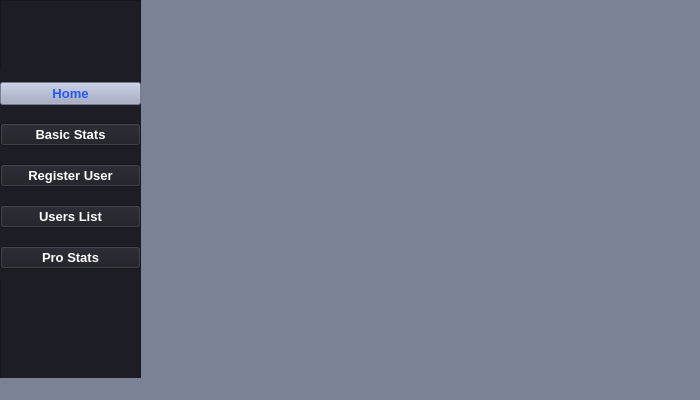
<?xml version="1.0" encoding="UTF-8"?>
<ui version="4.0">
 <class>MainWindow</class>
 <widget class="QMainWindow" name="MainWindow">
  <property name="geometry">
   <rect>
    <x>0</x>
    <y>0</y>
    <width>700</width>
    <height>400</height>
   </rect>
  </property>
  <property name="windowTitle">
   <string>MainWindow</string>
  </property>
  <property name="styleSheet">
   <string notr="true">background-color:#7B8295;</string>
  </property>
  <widget class="QWidget" name="centralwidget">
   <widget class="QFrame" name="frame">
    <property name="geometry">
     <rect>
      <x>0</x>
      <y>0</y>
      <width>141</width>
      <height>381</height>
     </rect>
    </property>
    <property name="styleSheet">
     <string notr="true">background-color: #1D1D25;</string>
    </property>
    <property name="frameShape">
     <enum>QFrame::StyledPanel</enum>
    </property>
    <property name="frameShadow">
     <enum>QFrame::Raised</enum>
    </property>
    <widget class="QWidget" name="gridLayoutWidget">
     <property name="geometry">
      <rect>
       <x>0</x>
       <y>70</y>
       <width>141</width>
       <height>211</height>
      </rect>
     </property>
     <layout class="QGridLayout" name="gridLayout">
      <item row="0" column="0">
       <widget class="QPushButton" name="home">
        <property name="font">
         <font>
          <pointsize>10</pointsize>
          <weight>75</weight>
          <bold>true</bold>
         </font>
        </property>
        <property name="styleSheet">
         <string notr="true">color: rgb(35, 86, 255);
background-color: #A1A8C2;</string>
        </property>
        <property name="text">
         <string>Home</string>
        </property>
       </widget>
      </item>
      <item row="4" column="0">
       <widget class="QPushButton" name="pro">
        <property name="font">
         <font>
          <pointsize>10</pointsize>
          <weight>75</weight>
          <bold>true</bold>
         </font>
        </property>
        <property name="styleSheet">
         <string notr="true">color: #fff;</string>
        </property>
        <property name="text">
         <string>Pro Stats</string>
        </property>
       </widget>
      </item>
      <item row="3" column="0">
       <widget class="QPushButton" name="users_list">
        <property name="font">
         <font>
          <pointsize>10</pointsize>
          <weight>75</weight>
          <bold>true</bold>
         </font>
        </property>
        <property name="styleSheet">
         <string notr="true">color: #fff;</string>
        </property>
        <property name="text">
         <string>Users List</string>
        </property>
       </widget>
      </item>
      <item row="1" column="0">
       <widget class="QPushButton" name="stats">
        <property name="font">
         <font>
          <pointsize>10</pointsize>
          <weight>75</weight>
          <bold>true</bold>
         </font>
        </property>
        <property name="styleSheet">
         <string notr="true">color: #fff;</string>
        </property>
        <property name="text">
         <string>Basic Stats</string>
        </property>
       </widget>
      </item>
      <item row="2" column="0">
       <widget class="QPushButton" name="register_2">
        <property name="font">
         <font>
          <pointsize>10</pointsize>
          <weight>75</weight>
          <bold>true</bold>
         </font>
        </property>
        <property name="styleSheet">
         <string notr="true">color: #fff;</string>
        </property>
        <property name="text">
         <string>Register User</string>
        </property>
       </widget>
      </item>
     </layout>
    </widget>
   </widget>
   <widget class="QLabel" name="frameVideo">
    <property name="geometry">
     <rect>
      <x>160</x>
      <y>20</y>
      <width>500</width>
      <height>330</height>
     </rect>
    </property>
    <property name="text">
     <string/>
    </property>
   </widget>
  </widget>
  <widget class="QMenuBar" name="menubar">
   <property name="geometry">
    <rect>
     <x>0</x>
     <y>0</y>
     <width>700</width>
     <height>26</height>
    </rect>
   </property>
  </widget>
  <widget class="QStatusBar" name="statusbar"/>
 </widget>
 <resources/>
 <connections/>
</ui>
